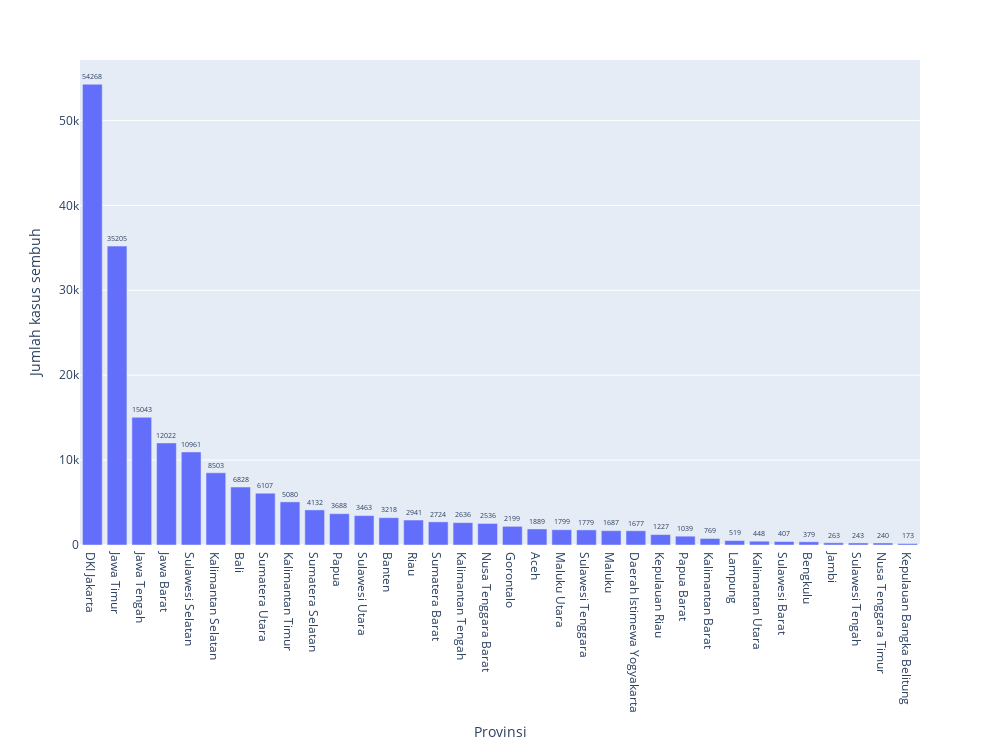

The cell this chart's notebook holds for it:
### Markdown cell above
#### Provinsi dengan tingkat kesembuhan terbaik

### Code cell
berdasarkan_kesembuhan = merged.sort_values(by='kasusSemb', ascending=False)
fig2 = px.bar(berdasarkan_kesembuhan, x=berdasarkan_kesembuhan.index, y='kasusSemb', text='kasusSemb',hover_name=berdasarkan_kesembuhan.index)
fig2.update_traces(texttemplate='%{text:}', textposition='outside')
fig2.update_layout(uniformtext_minsize=4, uniformtext_mode='hide', width=1000, height=750, xaxis_title="Provinsi", yaxis_title="Jumlah kasus sembuh")

fig2.show()

### Figure 1 — Plotly figure (JSON) as saved in the notebook; plotly's stock layout.template omitted (floating-point values rounded to 4 significant figures)
{"data": [{"alignmentgroup": "True", "hovertemplate": "<b>%{hovertext}</b><br><br>ADM1_EN=%{x}<br>kasusSemb=%{text}<extra></extra>", "hovertext": ["DKI Jakarta", "Jawa Timur", "Jawa Tengah", "Jawa Barat", "Sulawesi Selatan", "Kalimantan Selatan", "Bali", "Sumatera Utara", "Kalimantan Timur", "Sumatera Selatan", "Papua", "Sulawesi Utara", "Banten", "Riau", "Sumatera Barat", "Kalimantan Tengah", "Nusa Tenggara Barat", "Gorontalo", "Aceh", "Maluku Utara", "Sulawesi Tenggara", "Maluku", "Daerah Istimewa Yogyakarta", "Kepulauan Riau", "Papua Barat", "Kalimantan Barat", "Lampung", "Kalimantan Utara", "Sulawesi Barat", "Bengkulu", "Jambi", "Sulawesi Tengah", "Nusa Tenggara Timur", "Kepulauan Bangka Belitung"], "legendgroup": "", "marker": {"color": "#636efa"}, "name": "", "offsetgroup": "", "orientation": "v", "showlegend": false, "text": [54268, 35205, 15043, 12022, 10961, 8503, 6828, 6107, 5080, 4132, 3688, 3463, 3218, 2941, 2724, 2636, 2536, 2199, 1889, 1799, 1779, 1687, 1677, 1227, 1039, 769, 519, 448, 407, 379, 263, 243, 240, 173], "textposition": "outside", "texttemplate": "%{text:}", "type": "bar", "x": ["DKI Jakarta", "Jawa Timur", "Jawa Tengah", "Jawa Barat", "Sulawesi Selatan", "Kalimantan Selatan", "Bali", "Sumatera Utara", "Kalimantan Timur", "Sumatera Selatan", "Papua", "Sulawesi Utara", "Banten", "Riau", "Sumatera Barat", "Kalimantan Tengah", "Nusa Tenggara Barat", "Gorontalo", "Aceh", "Maluku Utara", "Sulawesi Tenggara", "Maluku", "Daerah Istimewa Yogyakarta", "Kepulauan Riau", "Papua Barat", "Kalimantan Barat", "Lampung", "Kalimantan Utara", "Sulawesi Barat", "Bengkulu", "Jambi", "Sulawesi Tengah", "Nusa Tenggara Timur", "Kepulauan Bangka Belitung"], "xaxis": "x", "y": [54268, 35205, 15043, 12022, 10961, 8503, 6828, 6107, 5080, 4132, 3688, 3463, 3218, 2941, 2724, 2636, 2536, 2199, 1889, 1799, 1779, 1687, 1677, 1227, 1039, 769, 519, 448, 407, 379, 263, 243, 240, 173], "yaxis": "y"}], "layout": {"barmode": "relative", "height": 750, "legend": {"tracegroupgap": 0}, "margin": {"t": 60}, "uniformtext": {"minsize": 4, "mode": "hide"}, "width": 1000, "xaxis": {"anchor": "y", "domain": [0, 1], "title": {"text": "Provinsi"}}, "yaxis": {"anchor": "x", "domain": [0, 1], "title": {"text": "Jumlah kasus sembuh"}}}}
